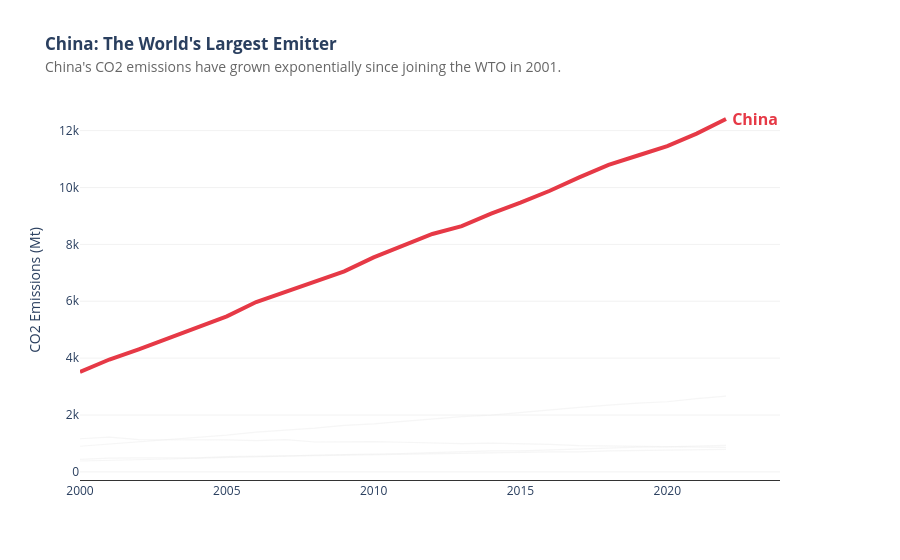

The cell this chart's notebook holds for it:
### Markdown cell above
---
## Task 1 — Multi-Series Line Chart with Highlight

**What to build:** A line chart showing CO2 emissions over time for **all Asian countries** in the dataset, with one country highlighted.

**Requirements:**
- All countries shown (for context), but only **one highlighted in colour** — your choice which
- All other lines in grey (#DDDDDD), thinner
- Highlighted country **labelled directly** at the end of its line (not in a legend)
- Insight title that names the highlighted country and its story

> 💡 `df[df['Region'] == 'Asia']` to filter; use `go.Figure()` with a loop for per-country control

### Code cell
# Task 1 — Multi-series line with highlight
# YOUR CODE HERE
asia_df = df[df['Region'] == 'Asia']
countries = asia_df['Country'].unique()
highlight_country = "China" # Changed to China

fig1 = go.Figure()

for country in countries:
    country_data = asia_df[asia_df['Country'] == country]
    
    if country == highlight_country:
        line_color = '#E63946'  # A strong red to represent China's massive impact
        line_width = 4
        opacity = 1
    else:
        line_color = '#EEEEEE'  # Very light grey so they don't distract
        line_width = 1.2
        opacity = 0.5

    fig1.add_trace(go.Scatter(
        x=country_data['Year'], 
        y=country_data['CO2_Mt'],
        mode='lines',
        line=dict(color=line_color, width=line_width),
        opacity=opacity,
        showlegend=False
    ))

# Label for China
last_point = asia_df[(asia_df['Country'] == highlight_country) & (asia_df['Year'] == 2022)]
fig1.add_annotation(
    x=2022, y=last_point['CO2_Mt'].values[0],
    text=f" <b>{highlight_country}</b>",
    showarrow=False, xanchor="left",
    font=dict(color='#E63946', size=16)
)

fig1.update_layout(
    title="<b>China: The World's Largest Emitter</b><br><span style='font-size:14px; color:#666666'>China's CO2 emissions have grown exponentially since joining the WTO in 2001.</span>",
    plot_bgcolor='white',
    xaxis=dict(showgrid=False, linecolor='#333333'),
    yaxis=dict(title="CO2 Emissions (Mt)", showgrid=True, gridcolor='#F2F2F2', zeroline=False),
    margin=dict(r=120)
)

fig1.show()

### Figure 1 — Plotly figure (JSON) as saved in the notebook; plotly's stock layout.template omitted (floating-point values rounded to 4 significant figures)
{"data": [{"line": {"color": "#E63946", "width": 4}, "mode": "lines", "opacity": 1, "showlegend": false, "type": "scatter", "x": [2000, 2001, 2002, 2003, 2004, 2005, 2006, 2007, 2008, 2009, 2010, 2011, 2012, 2013, 2014, 2015, 2016, 2017, 2018, 2019, 2020, 2021, 2022], "y": [3514.0, 3952.0, 4312.0, 4692.0, 5079.0, 5468.0, 5974.0, 6323.0, 6673.0, 7053.0, 7543.0, 7972.0, 8365.0, 8641.0, 9078.0, 9466.0, 9887.0, 10360.0, 10790.0, 11130.0, 11450.0, 11900.0, 12410.0]}, {"line": {"color": "#EEEEEE", "width": 1.2}, "mode": "lines", "opacity": 0.5, "showlegend": false, "type": "scatter", "x": [2000, 2001, 2002, 2003, 2004, 2005, 2006, 2007, 2008, 2009, 2010, 2011, 2012, 2013, 2014, 2015, 2016, 2017, 2018, 2019, 2020, 2021, 2022], "y": [901.6, 974.6, 1056.0, 1146.0, 1205.0, 1291.0, 1396.0, 1466.0, 1542.0, 1637.0, 1687.0, 1774.0, 1865.0, 1945.0, 1994.0, 2092.0, 2177.0, 2267.0, 2345.0, 2419.0, 2466.0, 2580.0, 2661.0]}, {"line": {"color": "#EEEEEE", "width": 1.2}, "mode": "lines", "opacity": 0.5, "showlegend": false, "type": "scatter", "x": [2000, 2001, 2002, 2003, 2004, 2005, 2006, 2007, 2008, 2009, 2010, 2011, 2012, 2013, 2014, 2015, 2016, 2017, 2018, 2019, 2020, 2021, 2022], "y": [1166.0, 1220.0, 1136.0, 1131.0, 1151.0, 1127.0, 1101.0, 1133.0, 1050.0, 1061.0, 1064.0, 1042.0, 1005.0, 990.9, 1010.0, 996.6, 967.4, 925.1, 916.6, 914.5, 902.8, 898.1, 865.1]}, {"line": {"color": "#EEEEEE", "width": 1.2}, "mode": "lines", "opacity": 0.5, "showlegend": false, "type": "scatter", "x": [2000, 2001, 2002, 2003, 2004, 2005, 2006, 2007, 2008, 2009, 2010, 2011, 2012, 2013, 2014, 2015, 2016, 2017, 2018, 2019, 2020, 2021, 2022], "y": [438.1, 481.5, 490.6, 490.8, 494.6, 537.2, 539.0, 566.1, 570.0, 585.4, 595.9, 620.6, 631.1, 649.6, 646.2, 686.5, 704.0, 706.0, 738.5, 750.8, 755.8, 777.3, 789.5]}, {"line": {"color": "#EEEEEE", "width": 1.2}, "mode": "lines", "opacity": 0.5, "showlegend": false, "type": "scatter", "x": [2000, 2001, 2002, 2003, 2004, 2005, 2006, 2007, 2008, 2009, 2010, 2011, 2012, 2013, 2014, 2015, 2016, 2017, 2018, 2019, 2020, 2021, 2022], "y": [382.8, 400.4, 430.7, 453.8, 482.6, 501.9, 533.0, 551.8, 586.6, 602.5, 614.5, 647.3, 680.1, 717.7, 736.3, 738.2, 768.8, 813.7, 834.8, 872.3, 876.5, 898.5, 930.5]}], "layout": {"annotations": [{"font": {"color": "#E63946", "size": 16}, "showarrow": false, "text": " <b>China</b>", "x": 2022, "xanchor": "left", "y": 12410.0}], "margin": {"r": 120}, "plot_bgcolor": "white", "title": {"text": "<b>China: The World's Largest Emitter</b><br><span style='font-size:14px; color:#666666'>China's CO2 emissions have grown exponentially since joining the WTO in 2001.</span>"}, "xaxis": {"linecolor": "#333333", "showgrid": false}, "yaxis": {"gridcolor": "#F2F2F2", "showgrid": true, "title": {"text": "CO2 Emissions (Mt)"}, "zeroline": false}}}
